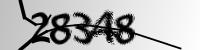
#> input picture data/train/28348.png, 200 x 50 px
$ python -i data_preprocessing.py   (imports and definitions only)
#> lines starting #> are read from the running program, lines starting #| are printed output that depends on the picture; after the words box and inside, x2 and y2 are one past the last pixel; in counts of white or black regions, pixels touching at a corner belong together
import os
import cv2
import numpy as np
import pandas as pd

RECTANGLE_DIMENSION = (20, 20)


def preprocess_image(image_path):
    """
    Preprocesses a CAPTCHA image by converting it to grayscale,
    applying binary inversion thresholding, finding contours,
    and extracting each character as a separate image.

    Args:
    image_path (str): The file path to the CAPTCHA image.

    Returns:
    np.array: An array of character images.
    """
#> called with image_path = '../data/train/28348.png'
    image = cv2.imread(image_path, cv2.IMREAD_GRAYSCALE)
#> image is the input picture: shape (50, 200); min 0, max 255, mean 180.8
    _, thresh = cv2.threshold(image, 128, 255, cv2.THRESH_BINARY_INV)
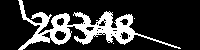
#> thresh: shape (50, 200); 21% white; 3 white regions (2 under 20 px)
    contours, _ = cv2.findContours(thresh, cv2.RETR_EXTERNAL, cv2.CHAIN_APPROX_SIMPLE)
#> contours = 3 contours, 2 with area under 20; largest, box (x1, y1, x2, y2) and area: (18, 0, 181, 50) 2060
    bounding_rects = []

    for contour in contours:
        rect = cv2.boundingRect(contour)
        bounding_rects.append(rect)
#> this loop made 3 passes
#> rect on passes 1 to 3: (113, 43, 1, 1), (134, 18, 1, 1), (18, 0, 163, 50)
#> after the loop, bounding_rects = [(113, 43, 1, 1), (134, 18, 1, 1), (18, 0, 163, 50)]

    def sort_by_x(rect):
        return rect[0]

    bounding_boxes = sorted(bounding_rects, key=sort_by_x)
#> bounding_boxes = [(18, 0, 163, 50), (113, 43, 1, 1), (134, 18, 1, 1)]
    characters = []

    for x, y, w, h in bounding_boxes:
        char = thresh[y:y + h, x:x + w]
        resized_char = cv2.resize(char, (20, 20))
        characters.append(resized_char)
#> this loop made 3 passes
#> (x, y, w, h, char) on passes 2 to 3: (113, 43, 1, 1, [255]), (134, 18, 1, 1, [255])
#> pass 1, in preprocess_image, `char = thresh[y:y + h, x:x + w]`:
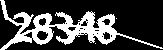
#> char: shape (50, 163); 25.8% white; 3 white regions (2 under 20 px), largest, box (x1, y1, x2, y2) and area: (0, 0, 163, 50) 2097
#> pass 1, in preprocess_image, `resized_char = cv2.resize(char, (20, 20))`:
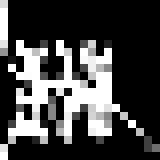
#> resized_char: shape (20, 20) (shown 8 times larger); min 0, max 255, mean 67.7
#> after the loop, characters = 3 items

    # Ensure exactly 5 characters per CAPTCHA image
    if len(characters) != 5:
#> (the run stopped early here; a loop or call above may not have finished)

$ run again, on data/train/378e5.png
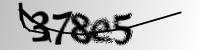
#> input picture data/train/378e5.png, 200 x 50 px
#> in preprocess_image, image is the input picture: shape (50, 200); min 0, max 255, mean 185
#> in preprocess_image, `_, thresh = cv2.threshold(image, 128, 255, cv2.THRESH_BINARY_INV)`:
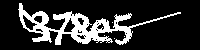
#> thresh: shape (50, 200); 19.2% white; 5 white regions (4 under 20 px)
#> contours = 5 contours, 4 with area under 20; largest, box (x1, y1, x2, y2) and area: (18, 3, 181, 45) 1912
#> the loop in preprocess_image, `for contour in contours:` made 5 passes
#> rect on passes 1 to 5: (114, 38, 1, 1), (124, 36, 1, 1), (104, 35, 1, 1), (112, 22, 1, 1), (18, 3, 163, 42)
#> after the loop in preprocess_image, `for contour in contours:`: bounding_rects = [(114, 38, 1, 1), (124, 36, 1, 1), (104, 35, 1, 1), (112, 22, 1, 1), (18, 3, 163, 42)]
#> bounding_boxes = [(18, 3, 163, 42), (104, 35, 1, 1), (112, 22, 1, 1), (114, 38, 1, 1), (124, 36, 1, 1)]
#> the loop in preprocess_image, `for x, y, w, h in bounding_boxes:` made 5 passes
#> pass 1, in preprocess_image, `resized_char = cv2.resize(char, (20, 20))`:
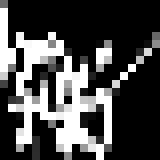
#> resized_char: shape (20, 20) (shown 8 times larger); min 0, max 255, mean 72.9
#> after the loop in preprocess_image, `for x, y, w, h in bounding_boxes:`: characters = 5 items
